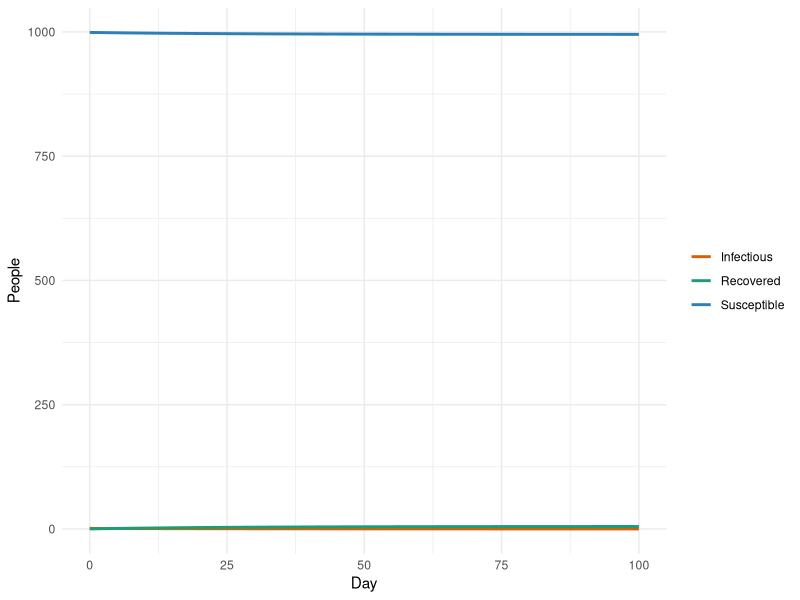
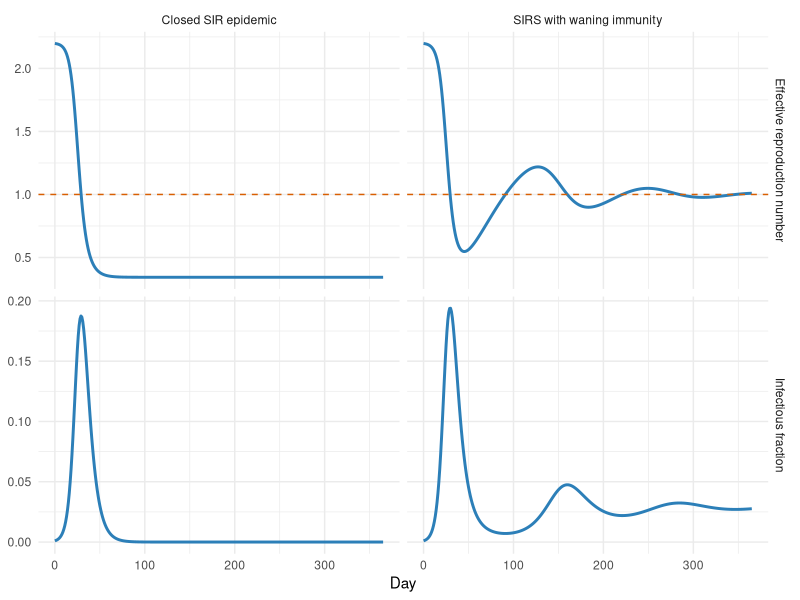
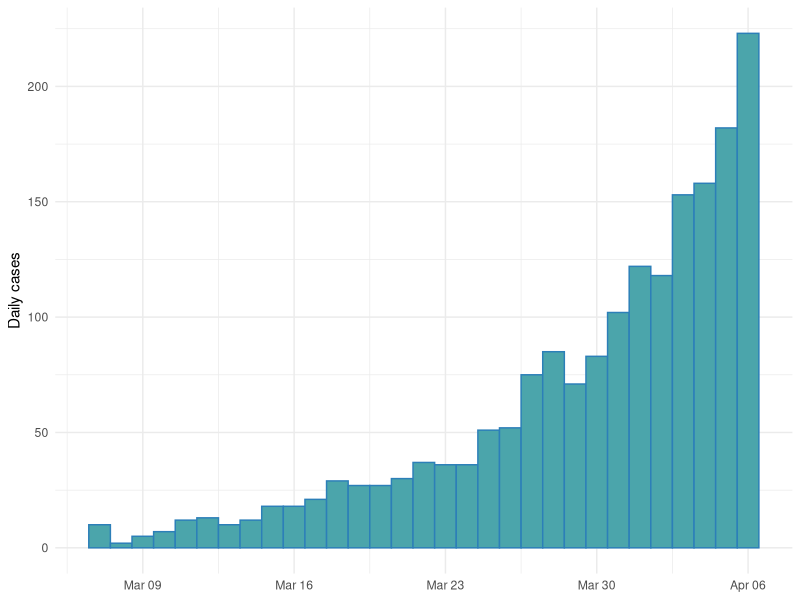
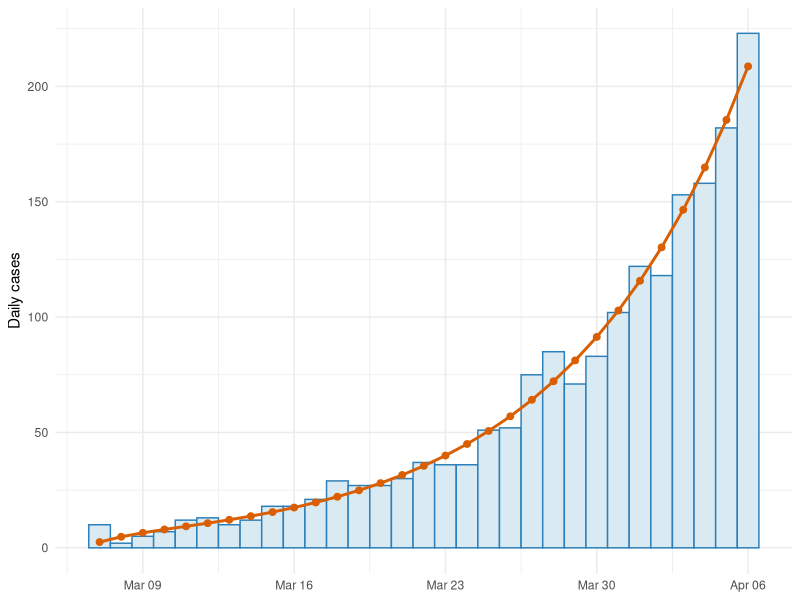
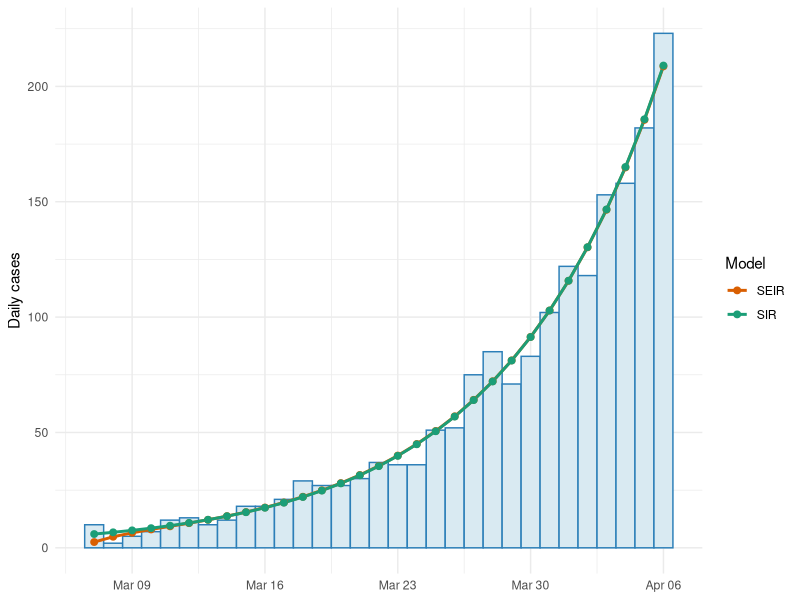

Generate these figures, in order, with R:
## ---- chunk 1
knitr::opts_chunk$set(
  fig.align = "center",
  message = FALSE,
  warning = FALSE
)

library(deSolve)
library(ggplot2)

theme_set(ggplot2::theme_minimal(base_size = 11))
set.seed(20260526)
## ---- chunk 2
library(ggplot2)
library(deSolve)
sir_model <- function(t, state, parameters) {
  with(as.list(c(state, parameters)), {
    N <- S + I + R
    beta <- R0 * gamma

    new_infections <- beta * S * I / N
    recoveries <- gamma * I

    list(c(
      dS = -new_infections,
      dI = new_infections - recoveries,
      dR = recoveries
    ))
  })
}

sir_parameters <- c(R0 = 0.8, gamma = 1 / 5)
sir_state <- c(S = 999, I = 1, R = 0)
sir_times <- seq(0, 100, by = 1)

sir_solution <- as.data.frame(ode(
  y = sir_state,
  times = sir_times,
  func = sir_model,
  parms = sir_parameters
))

ggplot(sir_solution, aes(x = time)) +
  geom_line(aes(y = S, colour = "Susceptible"), linewidth = 1) +
  geom_line(aes(y = I, colour = "Infectious"), linewidth = 1) +
  geom_line(aes(y = R, colour = "Recovered"), linewidth = 1) +
  scale_colour_manual(
    values = c("Susceptible" = "#2C7FB8", "Infectious" = "#D95F02", "Recovered" = "#1B9E77")
  ) +
  labs(x = "Day", y = "People", colour = NULL)
## ---- chunk 3
closed_sir <- function(t, state, parameters) {
  with(as.list(c(state, parameters)), {
    beta <- R0 * gamma
    new_infections <- beta * S * I
    recoveries <- gamma * I

    list(c(
      dS = -new_infections,
      dI = new_infections - recoveries,
      dR = recoveries
    ))
  })
}

sirs_waning <- function(t, state, parameters) {
  with(as.list(c(state, parameters)), {
    beta <- R0 * gamma
    new_infections <- beta * S * I
    recoveries <- gamma * I
    waning <- omega * R

    list(c(
      dS = -new_infections + waning,
      dI = new_infections - recoveries,
      dR = recoveries - waning
    ))
  })
}

trajectory_times <- seq(0, 365, by = 1)
initial_fraction <- c(S = 0.999, I = 0.001, R = 0)
trajectory_parameters <- c(R0 = 2.2, gamma = 1 / 5, omega = 1 / 90)

closed_solution <- as.data.frame(ode(
  y = initial_fraction,
  times = trajectory_times,
  func = closed_sir,
  parms = trajectory_parameters
))
closed_solution$model <- "Closed SIR epidemic"
closed_solution$Reff <- trajectory_parameters["R0"] * closed_solution$S

sirs_solution <- as.data.frame(ode(
  y = initial_fraction,
  times = trajectory_times,
  func = sirs_waning,
  parms = trajectory_parameters
))
sirs_solution$model <- "SIRS with waning immunity"
sirs_solution$Reff <- trajectory_parameters["R0"] * sirs_solution$S

trajectory_data <- rbind(
  data.frame(time = closed_solution$time, model = closed_solution$model,
             quantity = "Infectious fraction", value = closed_solution$I),
  data.frame(time = sirs_solution$time, model = sirs_solution$model,
             quantity = "Infectious fraction", value = sirs_solution$I),
  data.frame(time = closed_solution$time, model = closed_solution$model,
             quantity = "Effective reproduction number", value = closed_solution$Reff),
  data.frame(time = sirs_solution$time, model = sirs_solution$model,
             quantity = "Effective reproduction number", value = sirs_solution$Reff)
)

hline_data <- data.frame(
  model = c("Closed SIR epidemic", "SIRS with waning immunity"),
  quantity = "Effective reproduction number",
  value = 1
)

ggplot(trajectory_data, aes(x = time, y = value)) +
  geom_line(linewidth = 1, colour = "#2C7FB8") +
  geom_hline(
    data = hline_data,
    aes(yintercept = value),
    inherit.aes = FALSE,
    linetype = "dashed",
    colour = "#D95F02"
  ) +
  facet_grid(quantity ~ model, scales = "free_y") +
  labs(x = "Day", y = NULL)
## ---- chunk 4
seir_model <- function(t, state, parameters) {
  with(as.list(c(state, parameters)), {
    N <- S + E + I + R
    beta <- R0 / infectious_period

    new_infections <- beta * S * I / N
    becoming_infectious <- E / latent_period
    recoveries <- I / infectious_period

    list(c(
      dS = -new_infections,
      dE = new_infections - becoming_infectious,
      dI = becoming_infectious - recoveries,
      dR = recoveries
    ))
  })
}

solve_seir <- function(state, times, parameters) {
  out <- as.data.frame(ode(
    y = state,
    times = times,
    func = seir_model,
    parms = parameters
  ))

  out$N <- out$S + out$E + out$I + out$R
  out$Incidence <- out$E / parameters["latent_period"]
  out
}

fit_times <- 0:30
fit_dates <- as.Date("2020-03-07") + fit_times
total_population <- 1e6

true_parameters <- c(R0 = 2.4, latent_period = 4, infectious_period = 5)
true_state <- c(S = total_population - 40, E = 25, I = 15, R = 0)

true_solution <- solve_seir(true_state, fit_times, true_parameters)

outbreak_data <- data.frame(
  Date = fit_dates,
  Cases = rpois(length(fit_times), lambda = pmax(true_solution$Incidence, 1e-9))
)

ggplot(outbreak_data, aes(x = Date, y = Cases)) +
  geom_col(fill = "#4BA5AB", colour = "#2C7FB8", width = 1) +
  labs(x = NULL, y = "Daily cases")
## ---- chunk 5
base_parameters <- c(R0 = 2, latent_period = 4, infectious_period = 5)
base_state <- c(S = total_population - 25, E = 10, I = 15, R = 0)

initial_transformed_parameters <- log(c(
  R0 = 2,
  Initial_infectious = 15
))

negative_log_likelihood_seir <- function(transformed_parameters,
                                         data = outbreak_data$Cases,
                                         state_base = base_state,
                                         times = fit_times,
                                         parameters_base = base_parameters) {
  R0 <- exp(transformed_parameters["R0"])
  initial_infectious <- exp(transformed_parameters["Initial_infectious"])

  if (!is.finite(R0) || !is.finite(initial_infectious)) {
    return(Inf)
  }
  if (initial_infectious <= 0 || initial_infectious >= sum(state_base)) {
    return(Inf)
  }

  state_trial <- state_base
  parameters_trial <- parameters_base

  state_trial["S"] <- sum(state_base) - state_trial["E"] - initial_infectious - state_trial["R"]
  state_trial["I"] <- initial_infectious
  parameters_trial["R0"] <- R0

  out <- tryCatch(
    solve_seir(state_trial, times, parameters_trial),
    error = function(e) NULL
  )
  if (is.null(out)) {
    return(Inf)
  }

  lambda <- pmax(out$Incidence, 1e-9)

  -sum(dpois(
    x = data,
    lambda = lambda,
    log = TRUE
  ))
}

fit_seir <- optim(
  par = initial_transformed_parameters,
  fn = negative_log_likelihood_seir,
  method = "Nelder-Mead",
  control = list(maxit = 500)
)

seir_estimates <- exp(fit_seir$par)
seir_estimates
## ---- chunk 6
seir_fitted_parameters <- base_parameters
seir_fitted_parameters["R0"] <- seir_estimates["R0"]

seir_fitted_state <- base_state
seir_fitted_state["S"] <- sum(base_state) - base_state["E"] - seir_estimates["Initial_infectious"] - base_state["R"]
seir_fitted_state["I"] <- seir_estimates["Initial_infectious"]

seir_fitted_solution <- solve_seir(seir_fitted_state, fit_times, seir_fitted_parameters)

ggplot(outbreak_data, aes(x = Date, y = Cases)) +
  geom_col(fill = "#D9EAF2", colour = "#2C7FB8", width = 1) +
  geom_line(
    data = data.frame(Date = fit_dates, Incidence = seir_fitted_solution$Incidence),
    aes(x = Date, y = Incidence),
    colour = "#D95F02",
    linewidth = 1
  ) +
  geom_point(
    data = data.frame(Date = fit_dates, Incidence = seir_fitted_solution$Incidence),
    aes(x = Date, y = Incidence),
    colour = "#D95F02",
    size = 2
  ) +
  labs(x = NULL, y = "Daily cases")
## ---- chunk 7
sir_fit_model <- function(t, state, parameters) {
  with(as.list(c(state, parameters)), {
    N <- S + I + R
    beta <- R0 / infectious_period

    new_infections <- beta * S * I / N
    recoveries <- I / infectious_period

    list(c(
      dS = -new_infections,
      dI = new_infections - recoveries,
      dR = recoveries
    ))
  })
}

solve_sir <- function(state, times, parameters) {
  out <- as.data.frame(ode(
    y = state,
    times = times,
    func = sir_fit_model,
    parms = parameters
  ))

  out$N <- out$S + out$I + out$R
  out$Incidence <- (parameters["R0"] / parameters["infectious_period"]) * out$S * out$I / out$N
  out
}

sir_base_parameters <- c(R0 = 2, infectious_period = 5)
sir_base_state <- c(S = total_population - 15, I = 15, R = 0)

negative_log_likelihood_sir <- function(transformed_parameters,
                                        data = outbreak_data$Cases,
                                        state_base = sir_base_state,
                                        times = fit_times,
                                        parameters_base = sir_base_parameters) {
  R0 <- exp(transformed_parameters["R0"])
  initial_infectious <- exp(transformed_parameters["Initial_infectious"])

  if (!is.finite(R0) || !is.finite(initial_infectious)) {
    return(Inf)
  }
  if (initial_infectious <= 0 || initial_infectious >= sum(state_base)) {
    return(Inf)
  }

  state_trial <- state_base
  parameters_trial <- parameters_base

  state_trial["S"] <- sum(state_base) - initial_infectious - state_trial["R"]
  state_trial["I"] <- initial_infectious
  parameters_trial["R0"] <- R0

  out <- tryCatch(
    solve_sir(state_trial, times, parameters_trial),
    error = function(e) NULL
  )
  if (is.null(out)) {
    return(Inf)
  }

  lambda <- pmax(out$Incidence, 1e-9)

  -sum(dpois(
    x = data,
    lambda = lambda,
    log = TRUE
  ))
}

fit_sir <- optim(
  par = initial_transformed_parameters,
  fn = negative_log_likelihood_sir,
  method = "Nelder-Mead",
  control = list(maxit = 500)
)

sir_estimates <- exp(fit_sir$par)
sir_estimates
## ---- chunk 8
sir_fitted_parameters <- sir_base_parameters
sir_fitted_parameters["R0"] <- sir_estimates["R0"]

sir_fitted_state <- sir_base_state
sir_fitted_state["S"] <- sum(sir_base_state) - sir_estimates["Initial_infectious"] - sir_base_state["R"]
sir_fitted_state["I"] <- sir_estimates["Initial_infectious"]

sir_fitted_solution <- solve_sir(sir_fitted_state, fit_times, sir_fitted_parameters)

model_comparison <- data.frame(
  Model = c("SEIR", "SIR"),
  R0 = c(seir_estimates["R0"], sir_estimates["R0"]),
  Initial_infectious = c(seir_estimates["Initial_infectious"], sir_estimates["Initial_infectious"]),
  Negative_log_likelihood = c(fit_seir$value, fit_sir$value),
  SSQ = c(
    sum((outbreak_data$Cases - seir_fitted_solution$Incidence)^2),
    sum((outbreak_data$Cases - sir_fitted_solution$Incidence)^2)
  )
)

knitr::kable(model_comparison, digits = 2)
## ---- chunk 9
fit_plot_data <- rbind(
  data.frame(Date = fit_dates, Incidence = seir_fitted_solution$Incidence, Model = "SEIR"),
  data.frame(Date = fit_dates, Incidence = sir_fitted_solution$Incidence, Model = "SIR")
)

ggplot(outbreak_data, aes(x = Date, y = Cases)) +
  geom_col(fill = "#D9EAF2", colour = "#2C7FB8", width = 1) +
  geom_line(data = fit_plot_data, aes(x = Date, y = Incidence, colour = Model), linewidth = 1) +
  geom_point(data = fit_plot_data, aes(x = Date, y = Incidence, colour = Model), size = 2) +
  scale_colour_manual(values = c("SEIR" = "#D95F02", "SIR" = "#1B9E77")) +
  labs(x = NULL, y = "Daily cases", colour = "Model")
